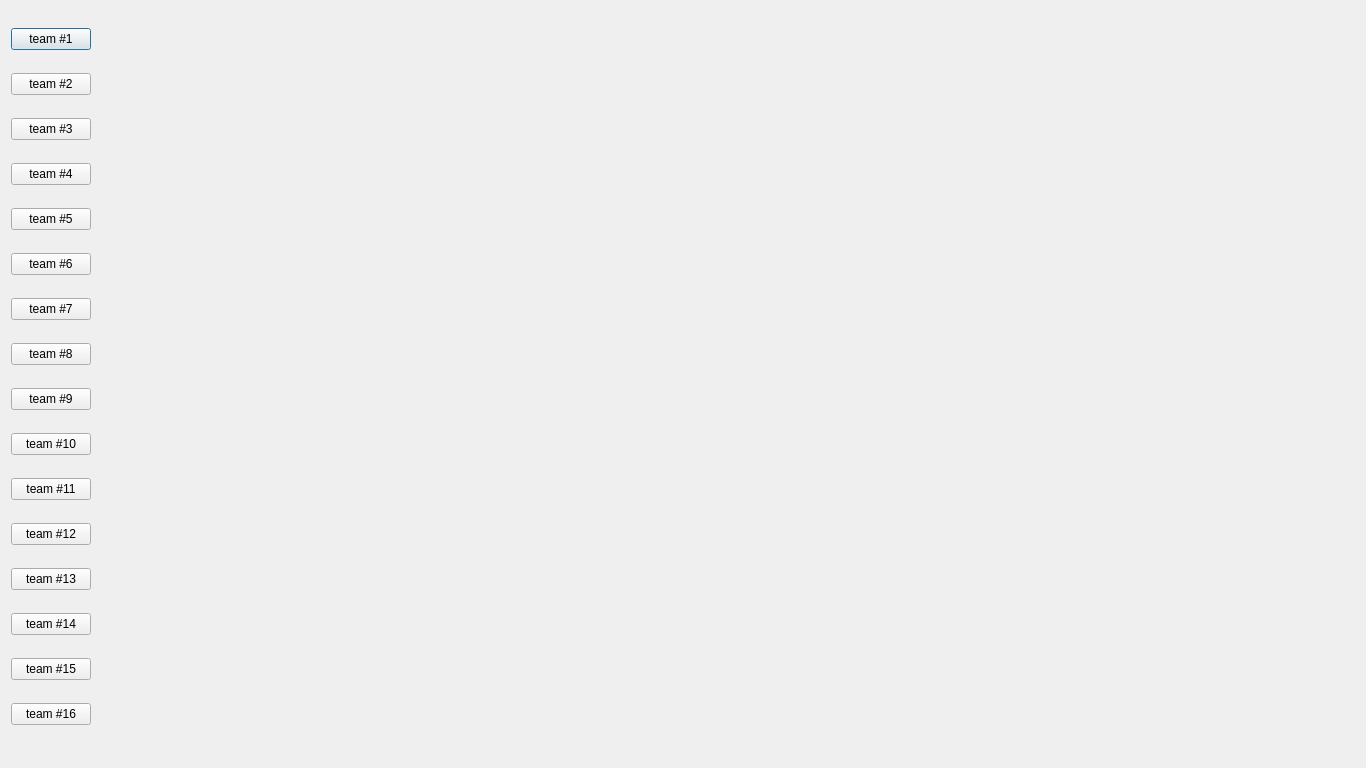
<?xml version="1.0" encoding="UTF-8"?>
<ui version="4.0">
 <class>TourDraw</class>
 <widget class="QDialog" name="TourDraw">
  <property name="geometry">
   <rect>
    <x>0</x>
    <y>0</y>
    <width>1366</width>
    <height>768</height>
   </rect>
  </property>
  <property name="windowTitle">
   <string>Dialog</string>
  </property>
  <layout class="QHBoxLayout" name="horizontalLayout">
   <item>
    <layout class="QVBoxLayout" name="verticalLayout">
     <item>
      <widget class="QPushButton" name="pushButton">
       <property name="text">
        <string>team #1</string>
       </property>
      </widget>
     </item>
     <item>
      <widget class="QPushButton" name="pushButton_2">
       <property name="text">
        <string>team #2</string>
       </property>
      </widget>
     </item>
     <item>
      <widget class="QPushButton" name="pushButton_3">
       <property name="text">
        <string>team #3</string>
       </property>
      </widget>
     </item>
     <item>
      <widget class="QPushButton" name="pushButton_4">
       <property name="text">
        <string>team #4</string>
       </property>
      </widget>
     </item>
     <item>
      <widget class="QPushButton" name="pushButton_5">
       <property name="text">
        <string>team #5</string>
       </property>
      </widget>
     </item>
     <item>
      <widget class="QPushButton" name="pushButton_6">
       <property name="text">
        <string>team #6</string>
       </property>
      </widget>
     </item>
     <item>
      <widget class="QPushButton" name="pushButton_7">
       <property name="text">
        <string>team #7</string>
       </property>
      </widget>
     </item>
     <item>
      <widget class="QPushButton" name="pushButton_8">
       <property name="text">
        <string>team #8</string>
       </property>
      </widget>
     </item>
     <item>
      <widget class="QPushButton" name="pushButton_9">
       <property name="text">
        <string>team #9</string>
       </property>
      </widget>
     </item>
     <item>
      <widget class="QPushButton" name="pushButton_10">
       <property name="text">
        <string>team #10</string>
       </property>
      </widget>
     </item>
     <item>
      <widget class="QPushButton" name="pushButton_11">
       <property name="text">
        <string>team #11</string>
       </property>
      </widget>
     </item>
     <item>
      <widget class="QPushButton" name="pushButton_12">
       <property name="text">
        <string>team #12</string>
       </property>
      </widget>
     </item>
     <item>
      <widget class="QPushButton" name="pushButton_13">
       <property name="text">
        <string>team #13</string>
       </property>
      </widget>
     </item>
     <item>
      <widget class="QPushButton" name="pushButton_14">
       <property name="text">
        <string>team #14</string>
       </property>
      </widget>
     </item>
     <item>
      <widget class="QPushButton" name="pushButton_15">
       <property name="text">
        <string>team #15</string>
       </property>
      </widget>
     </item>
     <item>
      <widget class="QPushButton" name="pushButton_16">
       <property name="text">
        <string>team #16</string>
       </property>
      </widget>
     </item>
    </layout>
   </item>
   <item>
    <spacer name="horizontalSpacer">
     <property name="orientation">
      <enum>Qt::Horizontal</enum>
     </property>
     <property name="sizeHint" stdset="0">
      <size>
       <width>1257</width>
       <height>20</height>
      </size>
     </property>
    </spacer>
   </item>
  </layout>
 </widget>
 <resources/>
 <connections/>
</ui>
